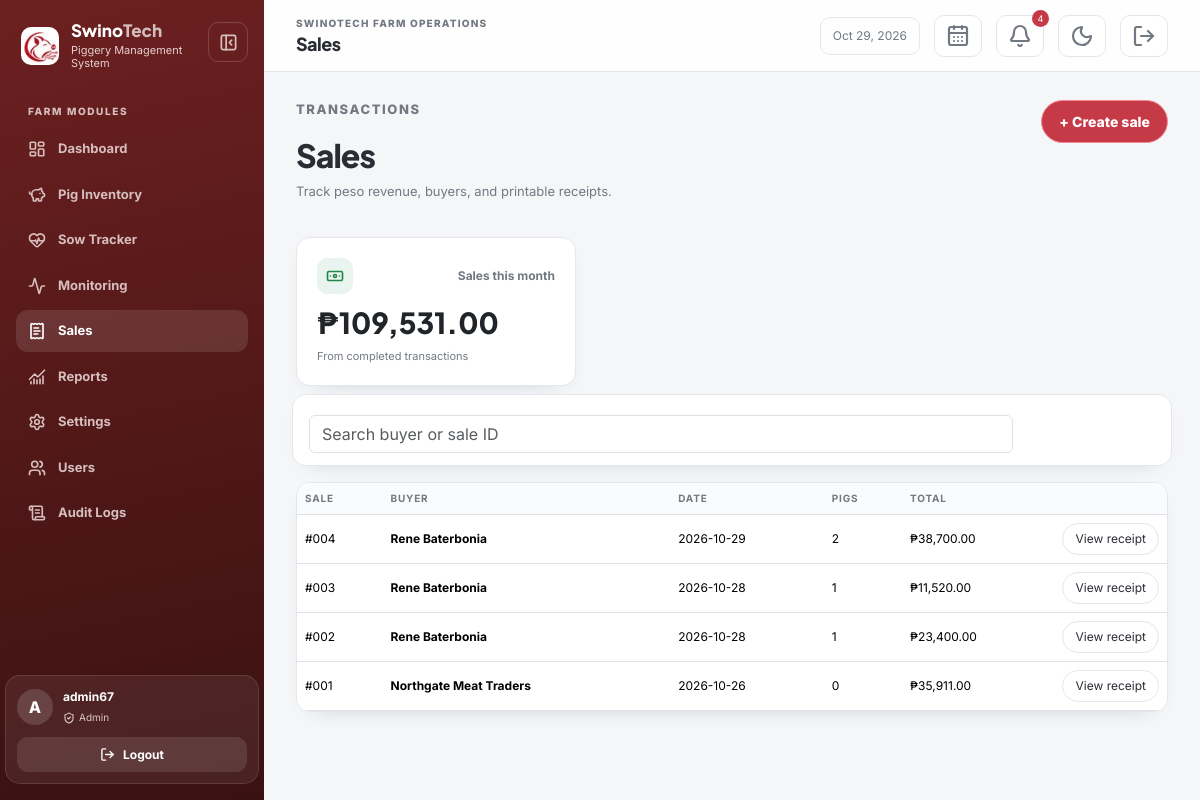
/sales/index.php (signed in), run on the app's committed database.
### tables this page shows
CREATE TABLE `sales` (
  `sale_id` int UNSIGNED NOT NULL,
  `buyer_name` varchar(150) NOT NULL,
  `sale_date` date NOT NULL DEFAULT (curdate()),
  `total_amount` decimal(12,2) NOT NULL DEFAULT '0.00'
);

### includes/auth.php (called while the page is built, shortened)
<?php
function e(mixed $value): string
{
    return htmlspecialchars((string) $value, ENT_QUOTES, 'UTF-8');
}
function sale_reference(int $saleId): string
{
    $sequence = $saleId >= 1031 ? $saleId - 1030 : $saleId;
    return str_pad((string) max(1, $sequence), 3, '0', STR_PAD_LEFT);
}

### sales/_results.php (the view)
<?php require_once __DIR__ . '/../includes/auth.php'; require_login(); ?>
<div class="table-shell" id="sales-results" aria-busy="false"><div class="table-responsive"><table class="table table-hover"><thead><tr><th>Sale</th><th>Buyer</th><th>Date</th><th>Pigs</th><th>Total</th><th></th></tr></thead><tbody><?php foreach($sales as $sale): ?><tr><td>#<?=e(sale_reference((int) $sale['sale_id']))?></td><td class="fw-bold"><?=e($sale['buyer_name'])?></td><td><?=e($sale['sale_date'])?></td><td><?=e($sale['pig_count'])?></td><td>₱<?=number_format((float)$sale['total_amount'],2)?></td><td class="text-end"><a class="btn btn-sm btn-outline-secondary" href="view.php?id=<?=(int)$sale['sale_id']?>">View receipt</a></td></tr><?php endforeach; ?><?php if(!$sales): ?><tr><td colspan="6" class="text-center text-muted py-5">No sales found.</td></tr><?php endif; ?></tbody></table></div></div>

### assets/css/style.css (style rules this page uses)
:root { color-scheme: light; --background: #f5f6f8; --surface: #fff; --surface-raised: #fff; --ink: #2b2d35; --muted: #737982; --border: #e4e6eb; --input-bg: #fff; --table-head: #fafbfc; --table-stripe: #f8f9fb; --chart-grid: #e9ebef; --shadow: #17203355; --brand: #b93030; --brand-dark: #702020; --panel: #6d2020; --panel-deep: #3a1111; --olive: #657b3b; --clay: #ad7147; --success: #21864b; --warning: #c57d08; --danger: #c63a48; --ease-out: cubic-bezier(.22, 1, .36, 1); --motion-fast: 160ms; --motion-base: 240ms; }
* { box-sizing: border-box; }
body { margin: 0; background: var(--background); color: var(--ink); font-family: Inter, system-ui, sans-serif; }
.card,.table-shell,.filter-bar { border: 1px solid var(--border); border-radius: 14px; background: var(--surface); box-shadow: 0 8px 24px -18px var(--shadow); transition: transform var(--motion-base) var(--ease-out), box-shadow var(--motion-base) ease, border-color var(--motion-base) ease; }
.table-shell { overflow: hidden; }
.table-shell table { margin: 0; }
.table-shell th { background: var(--table-head); color: var(--muted); font-size: 10px; letter-spacing: .08em; text-transform: uppercase; }
.table-shell td { vertical-align: middle; font-size: 12px; }
.btn, button, input, select, textarea { transition: transform var(--motion-fast) var(--ease-out), box-shadow var(--motion-fast) ease, border-color var(--motion-fast) ease; }
.js .reveal { opacity: 0; transform: translateY(10px); animation: reveal-in 520ms var(--ease-out) forwards; animation-delay: var(--reveal-delay, 0ms); }
body, .app-sidebar, .app-main, .topbar, .content, .card, .table-shell, .filter-bar, .login-form-wrap, .login-card, .icon-button, .form-control, .form-select, .input-group-text, .table, .table > :not(caption) > * > *, .dropdown-menu, .offcanvas, .confirmation-dialog, .confirmation-dialog-card { transition: background-color var(--motion-base) ease, color var(--motion-base) ease, border-color var(--motion-base) ease, box-shadow var(--motion-base) ease, transform var(--motion-base) var(--ease-out), width 260ms var(--ease-out), margin-left 260ms var(--ease-out); }
.content .btn { border-radius: 999px; padding: 6px 12px; font-size: 12px; }
.content .btn-outline-secondary, .content .btn-outline-success, .content .btn-light { color: var(--ink); background: #ffffff12; border-color: var(--border); }
.table-shell td:last-child { width: 1%; white-space: nowrap; }
.table-shell { transition: opacity 180ms ease, transform 240ms var(--ease-out), box-shadow var(--motion-base) ease, border-color var(--motion-base) ease; }

### data on the page
sales: sale_id "004", buyer_name "Rene Baterbonia", sale_date "2026-10-29", pig_count "2", total_amount "38,700.00"
sales: sale_id "003", buyer_name "Rene Baterbonia", sale_date "2026-10-28", pig_count "1", total_amount "11,520.00"
sales: sale_id "002", buyer_name "Rene Baterbonia", sale_date "2026-10-28", pig_count "1", total_amount "23,400.00"
sales: sale_id "001", buyer_name "Northgate Meat Traders", sale_date "2026-10-26", pig_count "0", total_amount "35,911.00"

### other printed values
$item['label'] "Dashboard"
$item['label'] "Pig Inventory"
$item['label'] "Sow Tracker"
$item['label'] "Monitoring"
$item['label'] "Sales"
$item['label'] "Reports"
substr($_SESSION['username'] ?? 'U', 0, 1) "A"
$_SESSION['username'] "admin67"
$role "Admin"
$pageTitle "Sales"
count($headerAlerts) "4"
$revenue "109,531.00"
